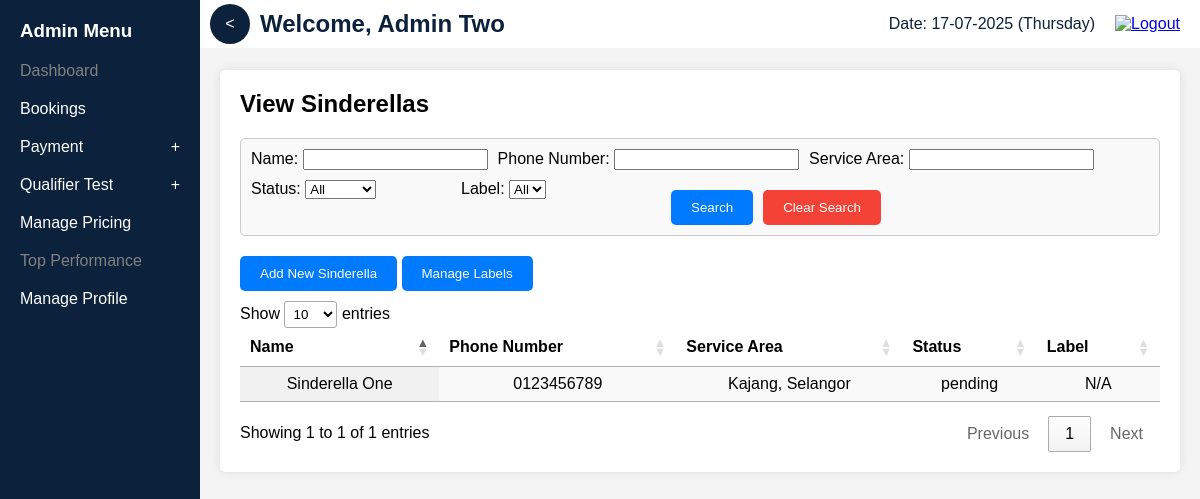
The page /ra/view_sinderellas.php (signed in) on the database its author committed.
### tables this page shows
CREATE TABLE IF NOT EXISTS sinderellas (
	sind_id INT(11) PRIMARY KEY AUTO_INCREMENT,
	sind_name VARCHAR(255) NOT NULL,
	sind_phno VARCHAR(11) NOT NULL,
	sind_pwd VARCHAR(255) NOT NULL,
	sind_address TEXT NOT NULL,
	sind_postcode VARCHAR(5) NOT NULL,
	sind_area VARCHAR(100) NOT NULL,
	sind_state VARCHAR(100) NOT NULL,
	sind_icno VARCHAR(20) NOT NULL,
	sind_icphoto_path VARCHAR(255),
	sind_profile_path VARCHAR(255),
	sind_upline_id VARCHAR(11),
	sind_status VARCHAR(20),   
	last_login_date DATETIME
);

### ra/view_sinderellas.php (the view, shortened to what this page needs)
<?php
require_once '../db_connect.php';
$search_name = isset($_GET['search_name']) ? $_GET['search_name'] : '';
$search_phno = isset($_GET['search_phno']) ? $_GET['search_phno'] : '';
$search_area = isset($_GET['search_area']) ? $_GET['search_area'] : '';
$query = "SELECT s.sind_id, s.sind_name, s.sind_phno, s.sind_status,
                 GROUP_CONCAT(DISTINCT CONCAT(sa.area, ', ', sa.state) SEPARATOR '\n') AS service_areas,
                 GROUP_CONCAT(DISTINCT CONCAT(sl.slbl_name, '|', sl.slbl_color_code) SEPARATOR '\n') AS labels
          FROM sinderellas s
          LEFT JOIN sind_service_area sa ON s.sind_id = sa.sind_id
          LEFT JOIN sind_id_label sil ON s.sind_id = sil.sind_id
          LEFT JOIN sind_label sl ON sil.slbl_id = sl.slbl_id
          WHERE 1=1";
$query .= " GROUP BY s.sind_id ORDER BY s.sind_name ASC";
$result = $conn->query($query);
?>
<!DOCTYPE html>
<html lang="en">
<head>
    <link rel="stylesheet" href="../includes/css/styles_user.css">
    <link rel="stylesheet" href="https://cdn.datatables.net/1.11.3/css/jquery.dataTables.min.css">
</head>
<body>
    <div class="main-container">
        <?php include '../includes/menu/menu_adm.php'; ?>
        <div class="content-container">
            <?php include '../includes/header_adm.php'; ?>
            <div class="profile-container">
                <h2>View Sinderellas</h2>
                <form method="GET" action="" class="search-container">
                    <div>
                        <label for="search_name">Name:</label>
                        <input type="text" id="search_name" name="search_name" value="<?php echo htmlspecialchars($search_name); ?>">
                    </div>
                    <div>
                        <label for="search_phno">Phone Number:</label>
                        <input type="text" id="search_phno" name="search_phno" value="<?php echo htmlspecialchars($search_phno); ?>">
                    </div>
                    <div>
                        <label for="search_area">Service Area:</label>
                        <input type="text" id="search_area" name="search_area" value="<?php echo htmlspecialchars($search_area); ?>">
                    </div>
                    <div>
                        <label for="search_status">Status:</label>
                        <select id="search_status" name="search_status">
                            <option value="">All</option>
                        </select>
                    </div>
                    <div>
                        <label for="search_label">Label:</label>
                        <select id="search_label" name="search_label">
                            <option value="">All</option>
                        </select>
                    </div>
                    <div class="button-container">
                        <button type="submit">Search</button>
                        <button type="button" id="clear-button" onclick="clearSearch()">Clear Search</button>
                    </div>
                </form>
                <button type="button" id="add-sinderella-button" onclick="window.location.href='add_sinderella.php'">Add New Sinderella</button>
                <button type="button" id="manage-labels-button" onclick="window.location.href='manage_sind_labels.php'">Manage Labels</button>
                <table id="sinderellaTable" class="display">
                    <thead>
                        <tr>
                            <th>Name</th>
                            <th>Phone Number</th>
                            <th>Service Area</th>
                            <th>Status</th>
                            <th>Label</th>
                        </tr>
                    </thead>
                    <tbody>
                        <?php while ($row = $result->fetch_assoc()): ?>
                            <tr onclick="window.location.href='edit_sinderella.php?sind_id=<?php echo $row['sind_id']; ?>'">
                                <td><?php echo htmlspecialchars($row['sind_name']); ?></td>
                                <td><?php echo htmlspecialchars($row['sind_phno']); ?></td>
                                <td><?php echo nl2br(htmlspecialchars($row['service_areas'] ?? 'N/A')); ?></td>
                                <td><?php echo htmlspecialchars($row['sind_status']); ?></td>
                                <td>
                                    <?php
                                    if (!empty($row['labels'])) {
                                        $labels = explode("\n", $row['labels']);
                                        foreach ($labels as $label) {
                                            list($label_name, $label_color) = explode('|', $label);
                                            echo '<span class="label-badge" style="background-color: ' . htmlspecialchars($label_color) . ';">' . htmlspecialchars($label_name) . '</span>';
                                        }
                                    } else {
                                        echo 'N/A';
                                    }
                                    ?>
                                </td>
                            </tr>
                        <?php endwhile; ?>
                    </tbody>
                </table>
            </div>
        </div>
    </div>
</body>
</html>

### includes/header_adm.php (shortened to what this page needs)
<?php
require_once '../db_connect.php';
$adm_id = $_SESSION['adm_id'];
$stmt = $conn->prepare("SELECT adm_name, last_login_date FROM admins WHERE adm_id = ?");
$stmt->bind_param("i", $adm_id);
$stmt->execute();
$stmt->bind_result($adm_name, $last_login_date);
$locale = 'en_US';
$dateFormatter = new IntlDateFormatter($locale, IntlDateFormatter::FULL, IntlDateFormatter::NONE, 'Asia/Kuala_Lumpur');
$dateFormatter->setPattern('dd-MM-yyyy (EEEE)');
$date_malaysia = $dateFormatter->format(new DateTime());
?>
<div class="header">
    <div class="header-left">
        <h2>Welcome, <?php echo htmlspecialchars($adm_name); ?></h2>
    </div>
    <div class="header-right">
        <p>Date: <?php echo $date_malaysia; ?></p>
        <a href="../logout.php"><img src="../img/icon_logout.png" alt="Logout" title="Logout"></a>
    </div>
</div>

### includes/css/styles_user.css (style rules this page uses)
body { font-family: Arial, sans-serif; margin: 0; padding: 0; background-color: #f4f4f4; }
.header { background-color: #ffffff; color: #0c213b; padding: 10px 0; display: flex; justify-content: space-between; align-items: center; position: fixed; width: calc(100% - 200px); top: 0; right: 0; z-index: 1000; transition: width 0.3s; }
.header-left { display: flex; align-items: center; }
.header-left h2 { margin: 0; padding-left: 60px; }
.header-right { display: flex; align-items: center; padding-right: 20px; }
.header-right p { margin: 0; margin-right: 20px; }
.header-right a img { width: 24px; height: 24px; }
.main-container { display: flex; margin-left: 200px; padding-top: 50px; transition: margin-left 0.3s; }
.main-container a { color: #0000EE; }
.content-container { flex-grow: 1; padding: 20px; }
.profile-container { background-color: #fff; padding: 20px; border-radius: 5px; box-shadow: 0 0 10px rgba(0, 0, 0, 0.1); }
.profile-container h2 { margin-top: 0; }
.profile-container button { display: inline-block; padding: 10px 20px; margin-top: 10px; background-color: #007bff; color: #fff; border: none; border-radius: 5px; cursor: pointer; }

### ra/view_sinderellas.php (style rules this page uses)
.search-container { display: flex; flex-wrap: wrap; gap: 10px; padding: 10px; border: 1px solid #ccc; border-radius: 5px; margin-bottom: 20px; background-color: #f9f9f9; }
.search-container div { min-width: 200px; }
.search-container button { margin-top: 0; }
.button-container { display: flex; gap: 10px; margin-top: 10px; }
#clear-button { background-color: #f44336; color: white; border: none; padding: 10px 20px; cursor: pointer; border-radius: 5px; }
#sinderellaTable td { text-align: center; }
#sinderellaTable tbody tr { cursor: pointer; }
#add-sinderella-button, #manage-labels-button { margin-top: 0; margin-bottom: 10px; }

### rows shown on the page
sinderellas: sind_name "Sinderella One", sind_phno "0123456789", service_areas "Kajang, Selangor", sind_status "pending"

### other values the page prints
$adm_name "Admin Two"
